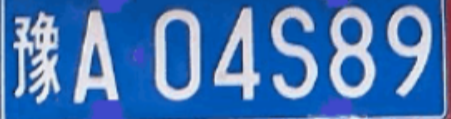
#> input picture outputImages/plate.png, 451 x 119 px
$ jupyter execute final2.ipynb
#> lines starting #> are read from the running program, lines starting #| are printed output that depends on the picture; after the words box and inside, x2 and y2 are one past the last pixel; in counts of white or black regions, pixels touching at a corner belong together
# 车牌字符提取

[cell 1]
import cv2
from matplotlib import pyplot as plt

def plt_showRGB(img):
    img_rgb = cv2.cvtColor(img,cv2.COLOR_BGR2RGB)
    plt.imshow(img_rgb)
    plt.show()

# plt显示灰度图片
def plt_showGray(img):
    plt.imshow(img,cmap='gray')
    plt.show()

[cell 2]
# 从文件加载原图片
img = cv2.imread("./outputImages/plate.png")
#> img is the input picture: shape (119, 451, 3); mean B, G, R 182.5, 119, 69.2
plt_showRGB(img)

[cell 3]
# 用高斯滤波器去噪
image = cv2.GaussianBlur(img, (3, 3), 0)
plt_showRGB(image)
# 灰度处理
imgGray = cv2.cvtColor(image, cv2.COLOR_RGB2GRAY)
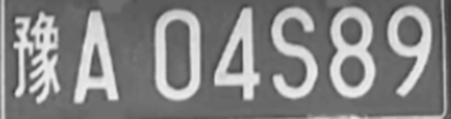
#> imgGray: shape (119, 451); min 55, max 239, mean 132.3
plt_showGray(imgGray)

[cell 4]
# 自适应阈值处理
ret, image = cv2.threshold(imgGray, 127, 255, cv2.THRESH_OTSU)
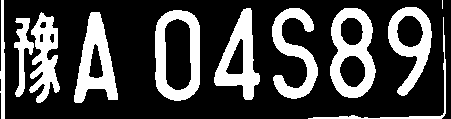
#> image: shape (119, 451); 27.3% white; 11 white regions (1 under 20 px), largest, box (x1, y1, x2, y2) and area: (330, 8, 376, 98) 2194, (155, 10, 200, 101) 2066, (74, 12, 118, 103) 1983
#> ret = 155
plt_showGray(image)

[cell 5]
'''
处理绿牌照问题，让需要的车牌号码始终为前景，即白色
通过计算二值图像黑白点的个数，当白的个数大于黑点个数
用阈值分割实现黑白反转
'''
area_white = 0
area_black = 0
height, width = image.shape
#> height = 119; width = 451
print(image.shape)
#| (119, 451)
for i in range(height):
    for j in range(width):
        if image[i, j] == 255:
            area_white += 1
        else:
            area_black += 1
#> after the loop, area_black = 39013; area_white = 14656
print('white: ',area_white,'blcak:',area_black)
#| white:  14656 blcak: 39013
if area_white>area_black:
    ret, image = cv2.threshold(imgGray, 0, 255, cv2.THRESH_OTSU | cv2.THRESH_BINARY_INV)
    plt_showGray(image)

[cell 6]
# 创建一个结构元素，用于形态学处理
kernel = cv2.getStructuringElement(cv2.MORPH_RECT, (2, 2))
# 膨胀操作，使单个文字成为一体，特指中文（因为中文文字整体不相连）
image = cv2.dilate(image, kernel)
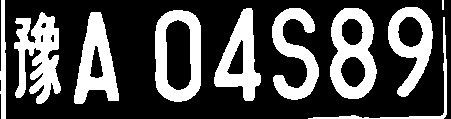
#> image: shape (119, 451); 30.9% white; 10 white regions
plt_showGray(image)
# 保存图像
cv2.imwrite('./outputImages/plate_b.png', image)
#> Out = True

[cell 7]
# cv2.findContours 轮廓检测
# 获取轮廓
contours, hierarchy = cv2.findContours(image, cv2.RETR_EXTERNAL, cv2.CHAIN_APPROX_SIMPLE)
#> contours = 10 contours, 1 with area under 20; largest, box (x1, y1, x2, y2) and area: (155, 10, 201, 102) 3698, (330, 8, 377, 99) 3308, (14, 12, 61, 104) 2328, (388, 7, 433, 97) 2320, (74, 12, 119, 104) 2304
# 绘制轮廓
image1 = img.copy()
cv2.drawContours(image1, contours, -1, (0, 0, 255), 1)
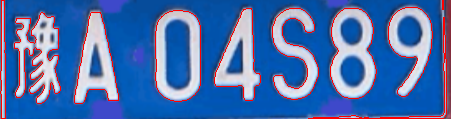
#> image1: shape (119, 451, 3); 5.02% of pixels changed, all inside (x1, y1, x2, y2) = (0, 0, 447, 119)
plt_showRGB(image1)
print('边缘个数为：',len(contours))
#| 边缘个数为： 10

[cell 8]
# 筛选出各个字符的位置的轮廓
words = []
for item in contours:
    # cv2.boundingRect找出一个能框住图形的最小的矩形
    word = []
    rect = cv2.boundingRect(item)
    x = rect[0]
    y = rect[1]
    width = rect[2]
    height = rect[3]
    word.append(x)
    word.append(y)
    word.append(width)
    word.append(height)
    words.append(word)
#> this loop made 10 passes
#> (x, y, width, height) on passes 1, 2, 3, 4, 5, 6, 7, 8, 10: (308, 17, 139, 102), (74, 12, 45, 92), (14, 12, 47, 92), (155, 10, 46, 92), (330, 8, 47, 91), (272, 8, 47, 92), (214, 8, 47, 93), (388, 7, 45, 90), (0, 0, 6, 119)
#> (item, x, y, width, height) on pass 9: ([[442, 0], [442, 9], [443, 9], [443, 0]], 442, 0, 2, 10)
#> after the loop, words = [[308, 17, 139, 102], [74, 12, 45, 92], [14, 12, 47, 92], [155, 10, 46, 92], [330, 8, 47, 91], [272, 8, 47, 92], [214, 8, 47, 93], [388, 7, 45, 90], [442, 0, 2, 10], [0, 0, 6, 119]]

words = sorted(words,key=lambda s:s[0],reverse=False)
#> words = [[0, 0, 6, 119], [14, 12, 47, 92], [74, 12, 45, 92], [155, 10, 46, 92], [214, 8, 47, 93], [272, 8, 47, 92], [308, 17, 139, 102], [330, 8, 47, 91], [388, 7, 45, 90], [442, 0, 2, 10]]

print(words)
#| [[0, 0, 6, 119], [14, 12, 47, 92], [74, 12, 45, 92], [155, 10, 46, 92], [214, 8, 47, 93], [272, 8, 47, 92], [308, 17, 139, 102], [330, 8, 47, 91], [388, 7, 45, 90], [442, 0, 2, 10]]

# 按照 height/weight 大概为 1.8 ~ 3.5 （3.5是因为数字 1 的长宽比比较大）
i = 0
for word in words:
    if (word[3] > (word[2] * 1.8)) and (word[3] < (word[2] * 3.5)):
        i = i+1
        image = img[word[1]:word[1] + word[3], word[0]:word[0] + word[2]]
        plt_showRGB(image)
#> this loop made 10 passes
#> pass 2, `image = img[word[1]:word[1] + word[3], word[0]:word[0] + word[2]]`:
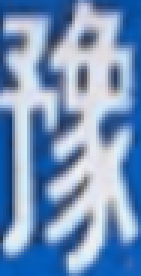
#> image: shape (92, 47, 3) (shown 3 times larger); mean B, G, R 188.2, 149.6, 120.1
#> pass 3, `image = img[word[1]:word[1] + word[3], word[0]:word[0] + word[2]]`:
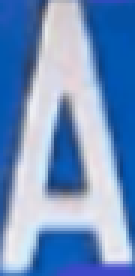
#> image: shape (92, 45, 3) (shown 3 times larger); mean B, G, R 193.3, 147.6, 114.9
#> after the loop:
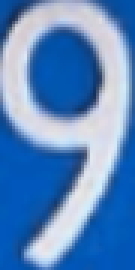
#> image: shape (90, 45, 3) (shown 3 times larger); mean B, G, R 191.3, 136.9, 92.4
#> after the loop, i = 7
        #cv2.imwrite('./outputImages/plate_'+str(i)+'.png', image)
